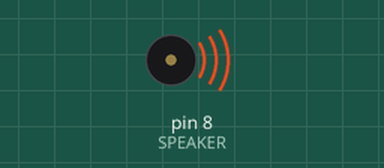
This sketch was run on a simulated Arduino Uno, built with avr-gcc and run on an emulated ATmega328P. On the bench: buzzer (waves = sounding). Random numbers use the default seed unless the sketch sets one.

Above: at 0.24 s.
Timing chart, 0 to 40.0 s (numbered marks = the images above):
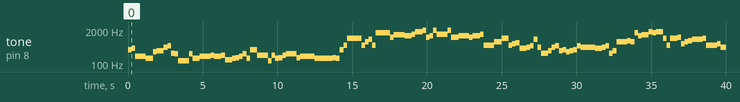

Measured:
- by itself, tone on pin 8 (SPEAKER): plays 350 Hz for 0.24 s, 393 Hz for 0.24 s, 196 Hz for 0.72 s, 164 Hz for 0.48 s, 295 Hz for 0.24 s, 328 Hz for 0.48 s … (108 notes in this stretch)

The sketch:

chiptunes.ino
```cpp
/* -*- Mode: C; tab-width: 4; indent-tabs-mode: nil; c-basic-offset: 4 -*- */

/* Random music  */

// what digital pin is the speaker on? (other speaker wire is Gnd.)
uint8_t SPEAKER = 8;

void setup()
{
    pinMode(SPEAKER, OUTPUT);
    // Seed the random number generator from floating analog pin 0:
    randomSeed(analogRead(0));
}

// A "just" scale:
float middle_c = 262.626;
float just[] = { 1., 9./8, 5./4, 4./3, 3./2, 5./3, 15./8 };
#define NUMNOTES (sizeof(just)/sizeof(*just))
float cur_octave = 1.;

int whichnote;

void loop()
{
    unsigned int rand;

    // Chose a note, making it somewhat likely that it will be one note
    // up from the last.
    rand = random(0, 6);
    if (rand == 0)
        whichnote = (whichnote + 1) % NUMNOTES;
    else if (rand == 1)
        whichnote = (whichnote + 1) % NUMNOTES;
    else
        whichnote = random(0, NUMNOTES);

    float freq = middle_c * just[whichnote];

    // Change octave?
    rand = random(0, 10);
    if (rand == 1 && cur_octave <= 3) {
        cur_octave *= 2.;
    } else if (rand == 2 && cur_octave >= 1) {
        cur_octave /= 2.;
    }
    freq *= cur_octave;

    long len = 60;
    rand = random(1, 7);

    len *= 4;
    if (rand < 4)
        len *= rand;

    tone(SPEAKER, (unsigned long)freq, len);

    delay(len);
}
```
